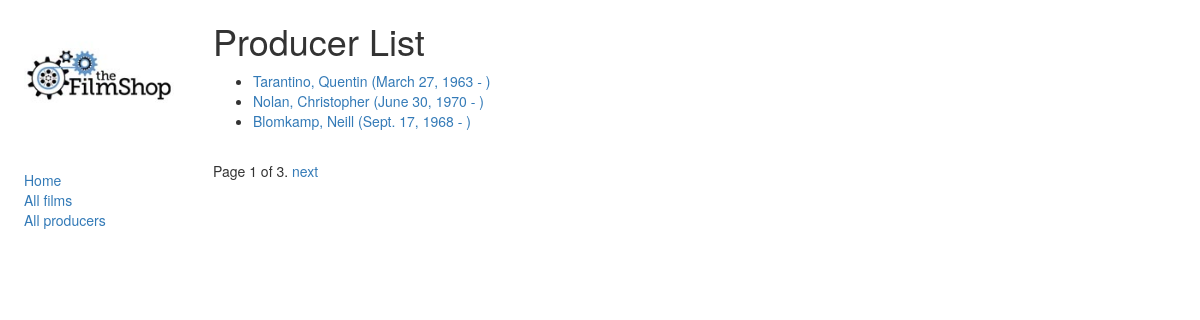
/catalog/producers/, run on the app's committed database.
### catalog/models.py (models this page shows)
class Producer(models.Model):
        first_name = models.CharField(max_length=100)
        last_name = models.CharField(max_length=100)
        date_of_birth = models.DateField(null=True, blank=True)
        date_of_death = models.DateField('Died', null=True, blank=True)
        def get_absolute_url(self):
            return reverse('producer-detail', args=[str(self.id)])
        def __str__(self):
            return '{0}, {1}'.format(self.last_name, self.first_name)

### catalog/views.py (the view)
# urls.py: path('producers/', views.ProducerListView.as_view(), name = 'producers'),
class ProducerListView(generic.ListView):
    model = Producer
    paginate_by = 3
    def get_context_data(self, **kwargs):
        context = super(ProducerListView, self).get_context_data(**kwargs)
        context['some_data'] = 'This is just some data'
        return context

### templates/catalog/producer_list.html
{% extends "base_generic.html" %}
{% block content %}
    <h1>Producer List</h1>
    {% if producer_list %}
    <ul>
      {% for producer in producer_list %}
      <li>
        <a href="{{ producer.get_absolute_url}}">
           {{ producer }} ({{producer.date_of_birth}} - {% if producer.date_of_death %}{{producer.date_of_death}}{% endif %}) </a>
      </li>
      {% endfor %}
    </ul>
    {% else %}
      <p>There are no films in the library.</p>
    {% endif %}
{% endblock %}

### data on the page
Producer: last_name+first_name "Tarantino, Quentin", date_of_birth "March 27, 1963"
Producer: last_name+first_name "Nolan, Christopher", date_of_birth "June 30, 1970"
Producer: last_name+first_name "Blomkamp, Neill", date_of_birth "Sept. 17, 1968"

### other printed values
{{ page_obj.number }} "1"
{{ page_obj.paginator.num_pages }} "3"
